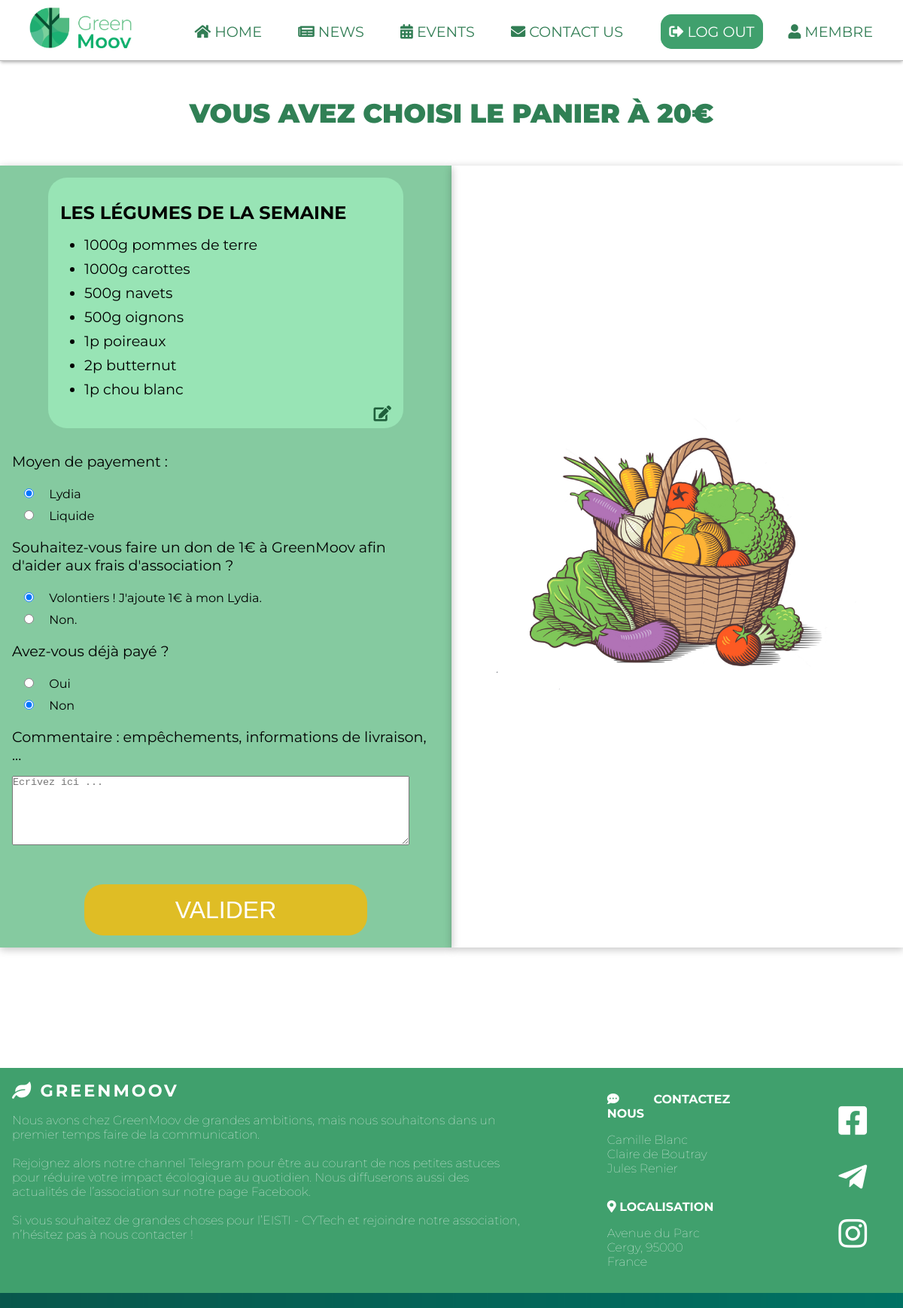
Screenshot of /Commandes/commande20.php (signed in) with the database file from the repository.
### tables this page shows
CREATE TABLE `panier` (
  `id` tinyint(4) NOT NULL AUTO_INCREMENT,
  `légumes` VARCHAR(50) NOT NULL,
  `quantité`VARCHAR(50) NOT NULL,
  `unité` VARCHAR(50) NOT NULL,
  `type` INT(10) NOT NULL,
  PRIMARY KEY (`id`)
);

### Commandes/commande20.php (the view, shortened to what this page needs)
<?php
    include_once '../dbh.inc.php';
    function getliste($conn){
        $sql = "SELECT * FROM `panier` WHERE type=20";
        $result = $conn->query($sql);
        if($result->num_rows > 0) {
            while($row = $result->fetch_assoc()) {
                echo "<li>{$row['quantité']}{$row['unité']} {$row['légumes']}</li>";
            }
        }else{
            echo '0 result';
        }
    }
?>
<!DOCTYPE html>
<html>
    <head>
        <link rel="stylesheet" type="text/css" href="./commande.css"/>
        <link rel="stylesheet" type="text/css" href="../main/newmain.css"/>
        <?php include("../header/header.php");?>
    </head>
    <body>
    <h3 class="title" style="text-align:center; margin:3rem;"> Vous avez choisi le panier à 20&#x20AC</h3>
        <div id="container">
            <div id="validation">
                <div class="liste">
                    <ul class="panier">
                        <h3>Les légumes de la semaine</h3>
                        <?php getliste($conn)?>
                        <?php if($_SESSION['statut']>1){echo '<a class="edit"><i class="fas fa-edit"></i></a>';}?>
                    </ul>
                </div>
                <div id="selection">
                    <div id="payement">
                    <form action="<?php if(isset($_SESSION['email'])){echo './include/commande.inc.php?panier=20';}else{echo '../login/login.php';}?>" method="post">
                        <p>Moyen de payement :</p>
                        <div class="choise">
                            <input type="radio" id="Lydia" value="Lydia" name="payement" checked>
                            <label for="Lydia">Lydia</label>
                        </div>
                        <div class="choise">
                            <input type="radio" id="liquide" value="liquide" name="payement">
                            <label for="liquide">Liquide</label>
                        </div>
                    </div>
                    <div id="donation">
                        <p>Souhaitez-vous faire un don de 1€ à GreenMoov afin d'aider aux frais d'association ?</p>
                        <div class="choise">
                            <input type="radio" id="oui" value="1" name="donation" checked>
                            <label for="oui">Volontiers ! J'ajoute 1€ à mon Lydia.</label>
                        </div>
                        <div class="choise">
                            <input type="radio" id="non" value="0" name="donation">
                            <label for="non">Non.</label>
                        </div>
                    </div>
                    <div>
                        <p>Avez-vous déjà payé ?</p>
                        <div class="choise">
                            <input type="radio" id="poui" value="1" name="p">
                            <label for="poui">Oui</label>
                        </div>
                        <div class="choise">
                            <input type="radio" id="pnon" value="0" name="p" checked>
                            <label for="pnon">Non</label>
                        </div>
                    </div>
                    <div>
                        <p>Commentaire : empêchements, informations de livraison, ...</p>
                        <textarea class="choise" name="comment" id="comment" cols="30" rows="5" placeholder="Ecrivez ici ..."></textarea>
                    </div>
            </div>
                <button name="submit" type="submit">Valider</button>
            </div>
            <div id="panier">
                <img src="../images/Basket/Panier20.png" width="80%" heigt="60%">
            </div>
        </div>
        <?php include("../footer/footer.php");?>
    </body>
</html>

### Commandes/commande.css (style rules this page uses)
#container { margin: 1rem 0 10rem 0; display: grid; grid-template-columns: 1fr 1fr; grid-template-areas: "liste panier"; }
#panier { grid-area: panier; display: flex; align-items: center; justify-content: center; box-shadow: 0 2px 10px .5px rgba(0, 0, 0, 0.219); }
#validation { grid-area: liste; background-color: rgb(133, 202, 160); box-shadow: 0 2px 10px .5px rgba(0, 0, 0, 0.219); display: grid; grid-template-rows: auto auto 100px; grid-template-areas: "liste" "selection" "valide"; }
button { border: none; text-align: center; grid-area: valide; display: flex; align-items: center; justify-content: center; font-size: 200%; margin: 1rem 7rem; background-color: rgb(223, 189, 37); border-radius: 25px; color: #fff; text-transform: uppercase; padding: 1rem; cursor: pointer; }
#selection { margin: 0rem 1rem 2rem 0; }
#selection input { margin: 0.5rem 1rem; }
#selection p { margin: 1rem; font-size: 120%; }
.choise { margin:0 1rem; }
ul { background-color: rgb(152, 228, 181); padding: 2rem 1rem; text-align: justify; border-radius: 25px; margin: 1rem 4rem; }
h3 { font-size: x-large; text-transform: uppercase; margin-bottom: 1rem; }
li { font-size: larger; margin: 0.5rem 2rem; }
#comment { overflow: scroll; resize: vertical; width: 90%; }
.edit { float:right; color: rgb(31, 95, 59); font-size: 130%; cursor: pointer; }

### main/newmain.css (style rules this page uses)
html { background: url("../images/background.png") no-repeat center center fixed; -webkit-background-size: cover; -moz-background-size: cover; -o-background-size: cover; background-size: cover; font-family: 'Montserrat', sans-serif; }
.title { text-decoration: none; font-weight: 1000; font-size: 220%; color: #308055; text-transform: uppercase; margin: 1rem; }

### header/header.css (style rules this page uses)
* { margin: 0 0; padding: 0 0; }
body { background-color: #fff; overflow-x: hidden; }

### footer/footer.css (style rules this page uses)
a { text-decoration: none; }

### rows the page displays
panier: quantité "1000", unité "g", légumes "pommes de terre"
panier: quantité "1000", unité "g", légumes "carottes"
panier: quantité "500", unité "g", légumes "navets"
panier: quantité "500", unité "g", légumes "oignons"
panier: quantité "1", unité "p", légumes "poireaux"
panier: quantité "2", unité "p", légumes "butternut"
panier: quantité "1", unité "p", légumes "chou blanc"

### other values shown
$_SESSION['prenom'] "MEMBRE"
